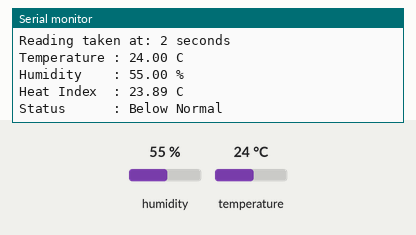
This sketch was run on a simulated ESP8266 (NodeMCU). On the bench: the last lines printed to the serial monitor. The test bench sets the inputs (shaded band); at power-on: temperature 24 °C, humidity 55 %.

Above: at 3.3 s.
3.4 s: temperature set to 33 °C
At 4.8 s:
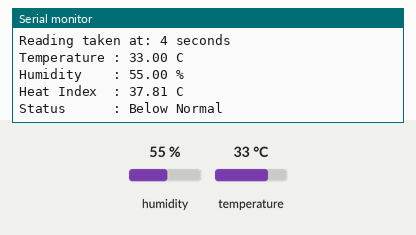
6.2 s: temperature set to 36 °C
At 7.5 s:
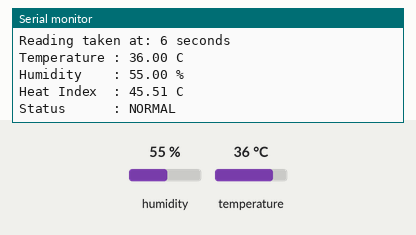
Timing chart, 0 to 9.2 s (numbered marks = the images above; inputs shaded):
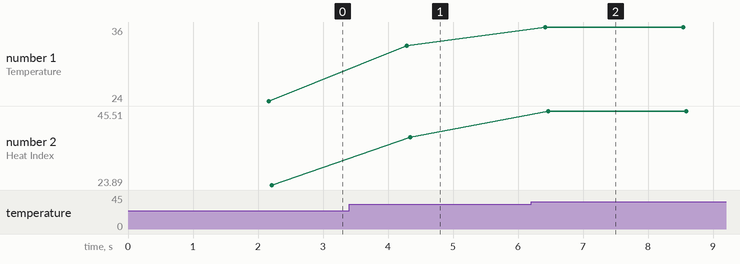

The sketch:

DHT11_Health_Monitor.ino
```cpp
// ============================================
// Health Monitoring System
// Bio-Signal Acquisition using DHT11 + NodeMCU
// DSP Lab Project - Signal Acquisition Part
// ============================================

#include <DHT.h>

#define DHTPIN D2
#define DHTTYPE DHT11

DHT dht(DHTPIN, DHTTYPE);

void setup() {
  Serial.begin(9600);
  dht.begin();

  Serial.println("=====================================");
  Serial.println("  Health Monitoring System - DSP Lab ");
  Serial.println("  Signal Acquisition using DHT11     ");
  Serial.println("=====================================");
  Serial.println("Sensor is starting up... Please wait.");
  delay(2000);
}

void loop() {

  float humidity = dht.readHumidity();
  float temperature = dht.readTemperature();

  if (isnan(humidity) || isnan(temperature)) {
    Serial.println("ERROR: Failed to read from DHT11!");
    Serial.println("Check your wiring and try again.");
    delay(2000);
    return;
  }

  float heatIndex = dht.computeHeatIndex(temperature, humidity, false);

  Serial.println("-------------------------------------");

  Serial.print("Reading taken at: ");
  Serial.print(millis() / 1000);
  Serial.println(" seconds");

  Serial.print("Temperature : ");
  Serial.print(temperature);
  Serial.println(" C");

  Serial.print("Humidity    : ");
  Serial.print(humidity);
  Serial.println(" %");

  Serial.print("Heat Index  : ");
  Serial.print(heatIndex);
  Serial.println(" C");

  Serial.print("Status      : ");
  if (temperature < 35.0) {
    Serial.println("Below Normal");
  } else if (temperature >= 35.0 && temperature <= 37.5) {
    Serial.println("NORMAL");
  } else if (temperature > 37.5 && temperature <= 38.5) {
    Serial.println("Mild Fever");
  } else {
    Serial.println("HIGH FEVER - Seek Medical Attention!");
  }

  delay(2000);
}
```

Measured:
- the behaviour switches between 34 and 35 °C on temperature (found by bisection; images 1 and 2)
- after the input at 3.4 s, the serial monitor: prints a new line after 0.89 s (image 1)
- after the input at 6.2 s, the serial monitor: prints a new line after 0.22 s (image 2)
- plotted number 1: 24 → 33 after the input at 3.4 s, 33 → 36 after the input at 6.2 s
- plotted number 2: 23.89 → 37.81 after the input at 3.4 s, 37.81 → 45.51 after the input at 6.2 s
